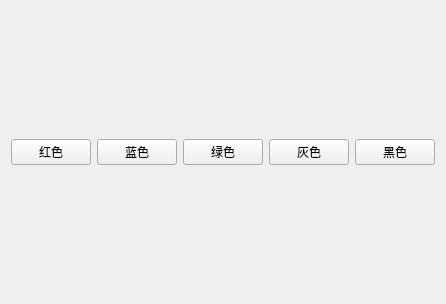
<?xml version="1.0" encoding="UTF-8"?>
<ui version="4.0">
 <class>MainWindow</class>
 <widget class="QMainWindow" name="MainWindow">
  <property name="geometry">
   <rect>
    <x>0</x>
    <y>0</y>
    <width>418</width>
    <height>304</height>
   </rect>
  </property>
  <property name="windowTitle">
   <string>MainWindow</string>
  </property>
  <widget class="QWidget" name="centralWidget">
   <layout class="QHBoxLayout" name="horizontalLayout">
    <item>
     <widget class="QPushButton" name="pushButton">
      <property name="text">
       <string>红色</string>
      </property>
     </widget>
    </item>
    <item>
     <widget class="QPushButton" name="pushButton_2">
      <property name="text">
       <string>蓝色</string>
      </property>
     </widget>
    </item>
    <item>
     <widget class="QPushButton" name="pushButton_3">
      <property name="text">
       <string>绿色</string>
      </property>
     </widget>
    </item>
    <item>
     <widget class="QPushButton" name="pushButton_4">
      <property name="text">
       <string>灰色</string>
      </property>
     </widget>
    </item>
    <item>
     <widget class="QPushButton" name="pushButton_5">
      <property name="text">
       <string>黑色</string>
      </property>
     </widget>
    </item>
   </layout>
  </widget>
 </widget>
 <layoutdefault spacing="6" margin="11"/>
 <resources/>
 <connections/>
</ui>
